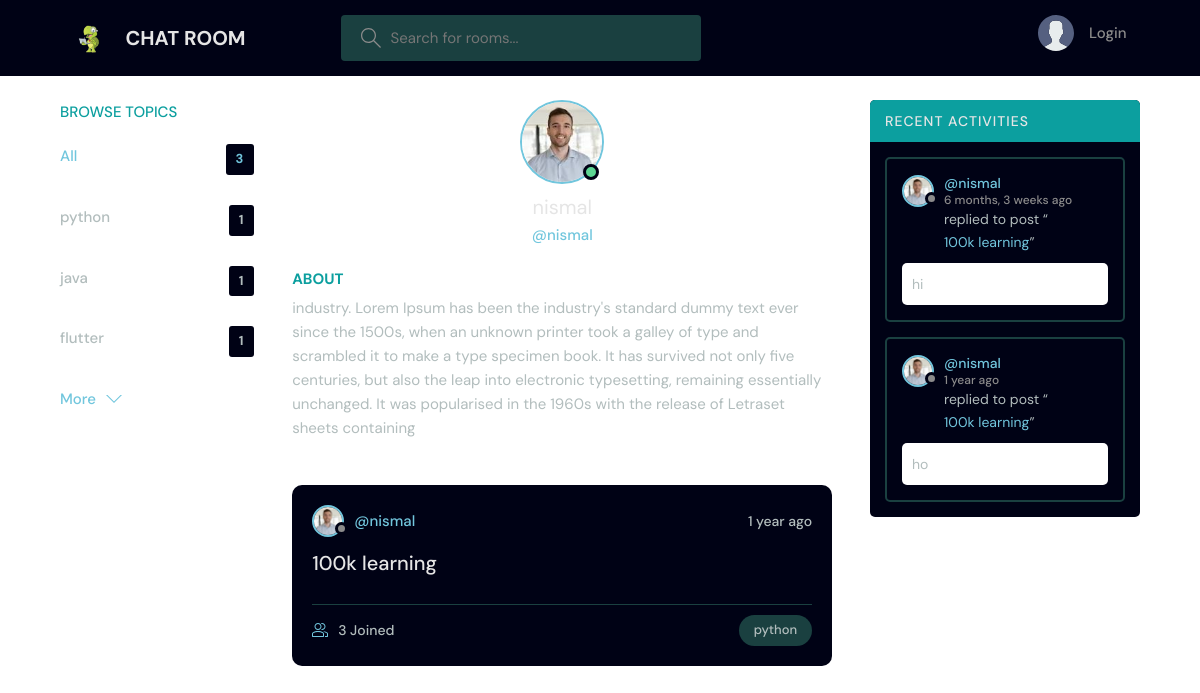
Page /userProfile/2 on the committed database.
### base/models.py (models this page shows, shortened)
class Topic(models.Model):
    name = models.CharField(max_length=200)

class User(AbstractUser):
    name = models.CharField(max_length=200,null=True)
    email = models.EmailField(unique=True,null=True)
    bio = models.TextField(null=True)
    avatar = models.ImageField(null=True,default='avatar.svg')

class Room(models.Model):
    host = models.ForeignKey(User,on_delete=models.SET_NULL,null=True)
    topic = models.ForeignKey(Topic,on_delete=models.SET_NULL,null=True)
    name = models.CharField(max_length=200)
    description = models.TextField(null=True)
    participants = models.ManyToManyField(User,related_name='participants',blank=True)
    updated = models.DateField(auto_now=True)
    created = models.DateField(auto_now_add=True)
    class Meta:
        ordering =['-updated','-created']
    def __str__(self):
        return self.name

class Message(models.Model):
    user =models.ForeignKey(User,on_delete=models.CASCADE)
    room = models.ForeignKey(Room,on_delete=models.CASCADE)
    body = models.TextField()
    updated = models.DateField(auto_now=True)
    created = models.DateField(auto_now_add=True)
    class Meta:
        ordering = ['-updated', '-created']

### base/views.py (the view)
# urls.py: path('userProfile/<int:pk>', views.userProfile, name='userProfile'),
def userProfile(request, pk):
    user = User.objects.get(id=pk)
    rooms = user.room_set.all()
    room_messages = user.message_set.all()
    topic = Topic.objects.all()
    context = {'user': user, 'rooms': rooms, 'room_messages': room_messages,
               'topic': topic}
    return render(request, 'profile.html', context)

### templates/profile.html (shortened to what this page needs)
{% extends 'main.html' %}
{% block content %}
<main class="profile-page layout layout--3">
  <div class="container">
    {% include 'topic_component.html' %}
    <div class="roomList">
      <div class="profile">
        <div class="profile__avatar">
          <div class="avatar avatar--large active">
            <img src="{{user.avatar.url}}" />
          </div>
        </div>
        <div class="profile__info">
          <h3>{{user.username}}</h3>
          <p>@{{user.username}}</p>
        </div>
        <div class="profile__about">
          <h3>About</h3>
            {{user.bio}}
        </div>
      </div>
      {% include 'feed_component.html' %}
    </div>
    {% include 'activity_component.html' %}
  </div>
</main>
{% endblock content %}

### templates/topic_component.html
<div class="topics">
    <div class="topics__header">
        <h2>Browse Topics</h2>
    </div>
    <ul class="topics__list">
        <li>
            <a href="{% url 'home' %}" class="active">All <span>{{topic.count}}</span></a>
        </li>
        {% for topic in topic %}
        <li>
            <a href="{% url 'home' %}?q={{topic.name}}">{{topic.name}}<span>{{topic.room_set.all.count}}</span></a>
        </li>
        {% endfor %}
    </ul>
    <a class="btn btn--link" href="{% url 'topicPage' %}">
        More
        <svg version="1.1" xmlns="http://www.w3.org/2000/svg" width="32" height="32" viewBox="0 0 32 32">
            <title>chevron-down</title>
            <path d="M16 21l-13-13h-3l16 16 16-16h-3l-13 13z"></path>
        </svg>
    </a>
</div>

### templates/feed_component.html (shortened to what this page needs)
{% for room in rooms %}
<div class="roomListRoom">
    <div class="roomListRoom__header">
        <a href="{% url 'userProfile' room.host.id %}" class="roomListRoom__author">
            <div class="avatar avatar--small">
                <img src="{{room.host.avatar.url}}" />
            </div>
            <span>@{{room.host.username}}</span>
        </a>
        <div class="roomListRoom__actions">
            <span>{{room.created|timesince}} ago</span>
        </div>
    </div>
    <div class="roomListRoom__content">
        <a href="{% url 'room' room.id %}">{{room.name}}</a>
    </div>
    <div class="roomListRoom__meta">
        <a href="{% url 'room' room.id %}" class="roomListRoom__joined">
            {{room.participants.all.count}} Joined
        </a>
        <p class="roomListRoom__topic">{{room.topic.name}}</p>
    </div>
</div>
{% endfor %}

### templates/activity_component.html (shortened to what this page needs)
<div class="activities">
    <div class="activities__header">
        <h2>Recent Activities</h2>
    </div>
    {% for message in room_messages %}
    <div class="activities__box">
        <div class="activities__boxHeader roomListRoom__header">
            <a href="{% url 'userProfile' message.user.id %}" class="roomListRoom__author">
                <div class="avatar avatar--small">
                    <img src="{{message.user.avatar.url}}" />
                </div>
                <p>
                    @{{message.user.username}}
                    <span>{{message.created|timesince}} ago</span>
                </p>
            </a>
        </div>
        <div class="activities__boxContent">
            <p>replied to post “<a href="{% url 'room' message.room.id %}">{{message.room}}</a>”</p>
            <div class="activities__boxRoomContent">{{message.body}}</div>
        </div>
    </div>
    {% endfor %}
</div>

### rows in the picture
Topic: name "python", room_set.all.count "1"
Topic: name "java", room_set.all.count "1"
Topic: name "flutter", room_set.all.count "1"
User: avatar (picture), username "nismal", bio "industry. Lorem Ipsum has been the industry's standard dummy text ever since the 1500s, when an unknown printer took a galley of type and scrambled it to make a type specimen book. It has survived not only five centuries, but also the leap into electronic typesetting, remaining essentially unchanged. It was popularised in the 1960s with the release of Letraset sheets containing"
Room: host.avatar (picture), host.username "nismal", created "1 year", name "100k learning", participants.all.count "3", topic.name "python"
Message: user.avatar (picture), user.username "nismal", created "6 months, 3 weeks", room "100k learning", body "hi"
Message: user.avatar (picture), user.username "nismal", created "1 year", room "100k learning", body "ho"

### other values in the picture
{{ topic.count }} "3"
